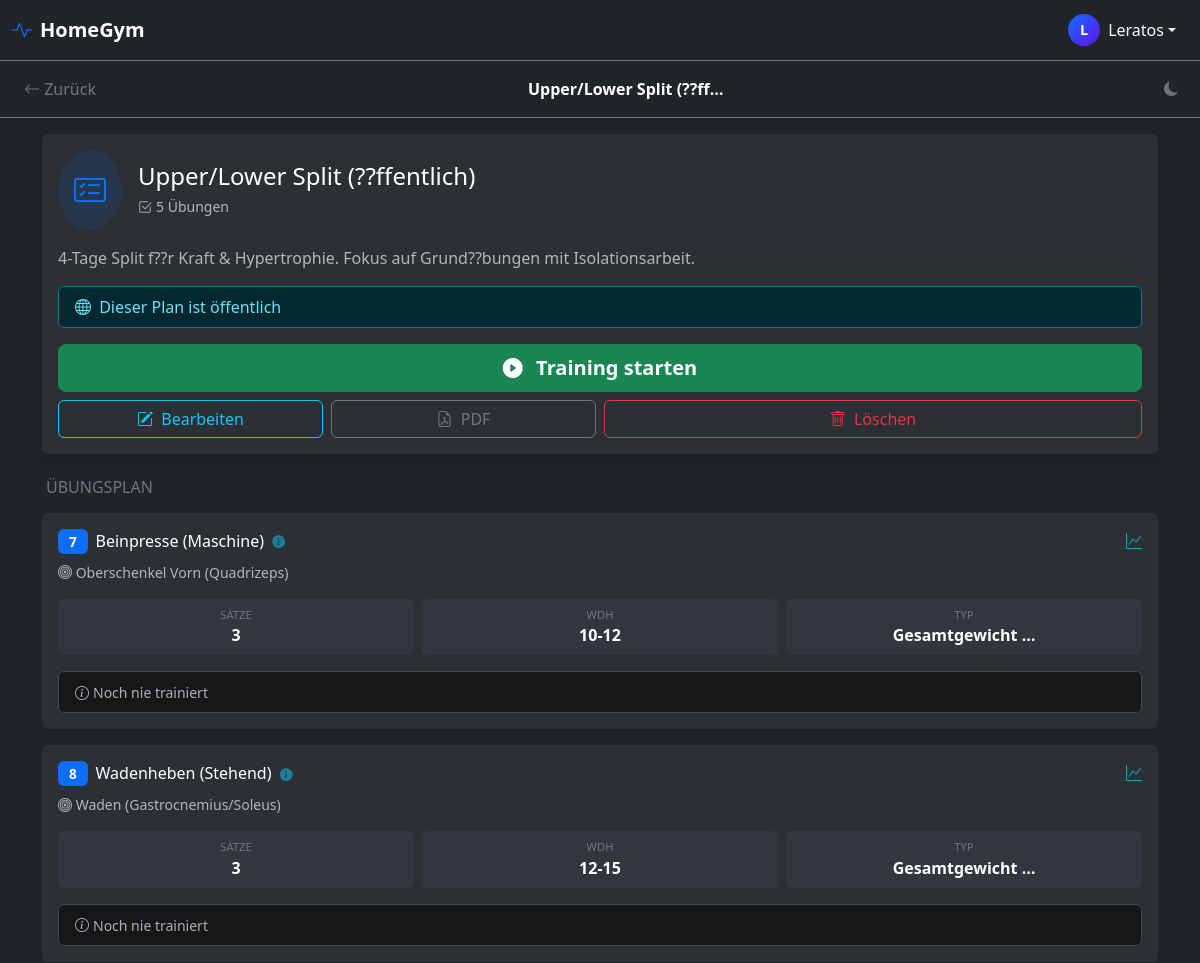
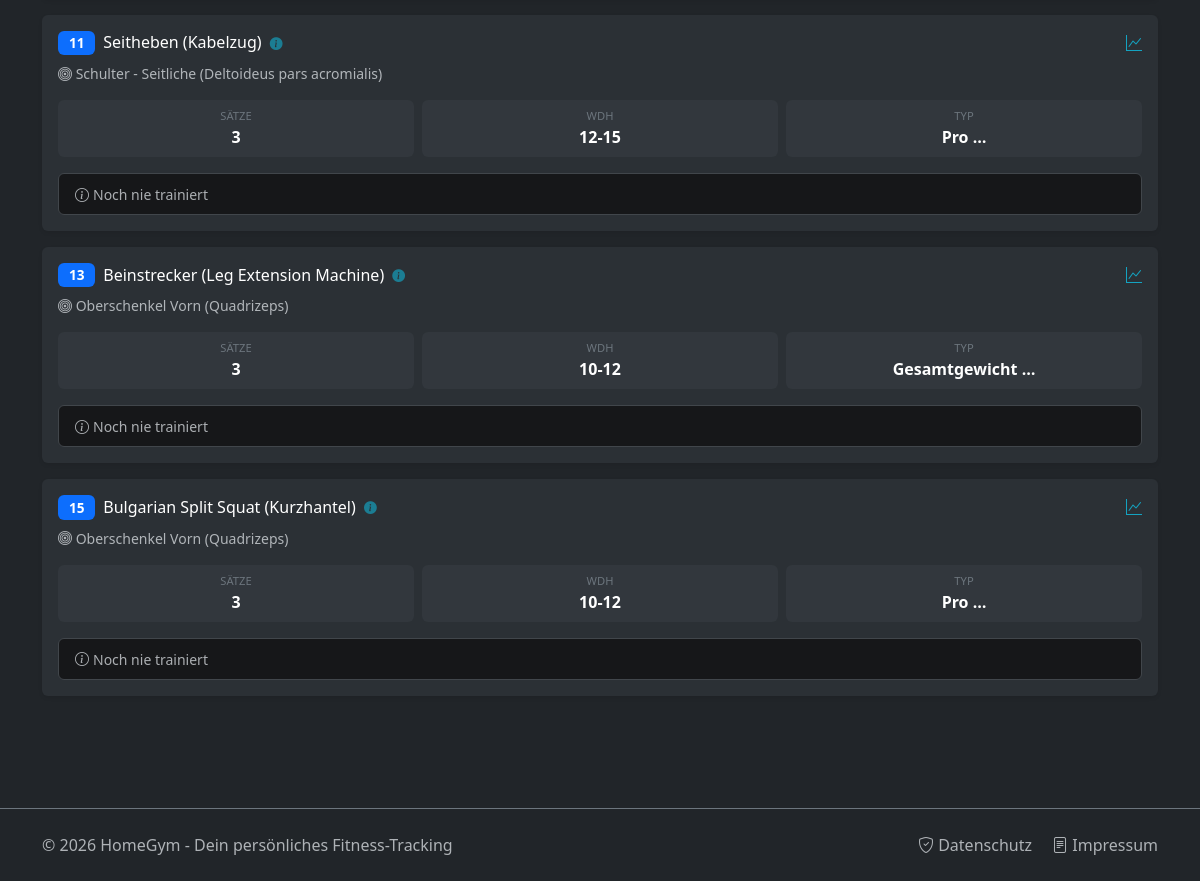
The page /plan/33/ (signed in) on the database its author committed (2 pictures, top to bottom).
### core/models.py (models this page shows, shortened)
class Plan(models.Model):
    user = models.ForeignKey(User, on_delete=models.CASCADE, related_name="plaene", null=True)
    name = models.CharField(max_length=100, verbose_name="Name des Plans")
    beschreibung = models.TextField(blank=True, verbose_name="Beschreibung")
    is_public = models.BooleanField(default=False, verbose_name="Öffentlich")
    erstellt_am = models.DateTimeField(auto_now_add=True)
    class Meta:
        verbose_name = "Trainingsplan"
        verbose_name_plural = "Trainingspläne"

class PlanUebung(models.Model):
    plan = models.ForeignKey(Plan, on_delete=models.CASCADE, related_name="uebungen")
    uebung = models.ForeignKey(Uebung, on_delete=models.CASCADE, verbose_name="Übung")
    reihenfolge = models.PositiveIntegerField(default=1, verbose_name="Reihenfolge")
    trainingstag = models.CharField(max_length=100, blank=True, verbose_name="Trainingstag/Session")
    saetze_ziel = models.PositiveIntegerField(default=3, verbose_name="Geplante Sätze")
    wiederholungen_ziel = models.CharField(max_length=50, blank=True, verbose_name="Ziel-Wdh (z.B. 8-12)")
    pausenzeit = models.PositiveIntegerField(
        default=120,
        verbose_name="Pausenzeit (Sekunden)",
        help_text="Empfohlene Pause zwischen Sätzen (60-300s)"
    )
    superset_gruppe = models.PositiveIntegerField(
        default=0,
        verbose_name="Superset-Gruppe",
        help_text="0 = keine Gruppe, 1-9 = Gruppennummer für Supersätze"
    )
    class Meta:
        verbose_name = "Plan-Übung"
        verbose_name_plural = "Plan-Übungen"
        ordering = ['reihenfolge']

class Uebung(models.Model):
    bezeichnung = models.CharField(max_length=100, unique=True, verbose_name="Name der Übung")
    muskelgruppe = models.CharField(max_length=50, choices=MUSKELGRUPPEN, verbose_name="Hauptmuskel")
    hilfsmuskeln = models.JSONField(default=list, blank=True, verbose_name="Hilfsmuskelgruppen")
    gewichts_typ = models.CharField(max_length=20, choices=GEWICHTS_TYP, default='GESAMT', verbose_name="Gewichtsart")
    bewegungstyp = models.CharField(max_length=20, choices=BEWEGUNGS_TYP, default='ISOLATION', verbose_name="Bewegungsmuster")
    equipment = models.ManyToManyField(Equipment, related_name="uebungen", blank=True, verbose_name="Benötigtes Equipment")
    beschreibung = models.TextField(blank=True, verbose_name="Anleitung / Notizen")
    bild = models.ImageField(upload_to='uebungen_bilder/', blank=True, null=True, verbose_name="Foto/Grafik")
    video_link = models.URLField(blank=True, null=True, verbose_name="YouTube Link")
    favoriten = models.ManyToManyField(User, related_name="favoriten_uebungen", blank=True)
    erstellt_am = models.DateTimeField(auto_now_add=True)
    class Meta:
        verbose_name = "Übung"
        verbose_name_plural = "Übungen"
        ordering = ['bezeichnung']

### core/views.py (the view)
# urls.py: path('plan/<int:plan_id>/', views.plan_details, name='plan_details'),
def plan_details(request, plan_id):
    from django.db.models import Q
    plan = get_object_or_404(Plan, Q(user=request.user) | Q(is_public=True), id=plan_id)
    is_owner = plan.user == request.user
    plan_uebungen = plan.uebungen.all().order_by('reihenfolge')
    uebungen_mit_historie = []
    for plan_uebung in plan_uebungen:
        letzter_satz = Satz.objects.filter(
            uebung=plan_uebung.uebung,
            ist_aufwaermsatz=False
        ).order_by('-einheit__datum').first()
        uebungen_mit_historie.append({
            'plan_uebung': plan_uebung,
            'letztes_gewicht': letzter_satz.gewicht if letzter_satz else None,
            'letzte_wdh': letzter_satz.wiederholungen if letzter_satz else None,
        })
    context = {
        'plan': plan,
        'uebungen_mit_historie': uebungen_mit_historie,
        'is_owner': is_owner,
    }
    return render(request, 'core/plan_details.html', context)

### core/context_processors.py (called while the page is built)
def global_context(request):
    return {
        'current_year': datetime.now().year,
    }

### core/templates/core/plan_details.html (shortened to what this page needs)
{% load static %}
<!doctype html>
<html lang="de" data-bs-theme="dark" id="htmlRoot">
  <head>
    <link href="https://cdn.jsdelivr.net/npm/bootstrap@5.3.3/dist/css/bootstrap.min.css" rel="stylesheet">
    <link rel="stylesheet" href="https://cdn.jsdelivr.net/npm/bootstrap-icons@1.11.3/font/bootstrap-icons.min.css">
    <link rel="stylesheet" href="{% static 'core/css/theme-styles.css' %}">
    <link rel="stylesheet" href="{% static 'core/css/offline-manager.css' %}">
  </head>
  <body>
    {% include 'core/includes/global_header.html' %}
    <nav class="navbar navbar-dark bg-dark border-bottom border-secondary">
      <div class="container-fluid">
        <a class="btn btn-outline-secondary border-0" href="{% url 'training_select_plan' %}">
            <i class="bi bi-arrow-left"></i> Zurück
        </a>
        <span class="navbar-text text-white fw-bold text-truncate" style="max-width: 200px;">
            {{ plan.name }}
        </span>
        <div style="width: 40px;">            <button onclick="toggleTheme()" class="btn btn-sm btn-outline-secondary border-0 ms-2" title="Theme wechseln">
              <i class="bi bi-moon-fill" id="themeIcon"></i>
            </button>
</div>
      </div>
    </nav>
    <div class="container pb-5 pt-3">
        <div class="card card-stat border-primary mb-4 shadow">
            <div class="card-body">
                <div class="d-flex align-items-center mb-3">
                    <div class="bg-primary bg-opacity-10 rounded-circle p-3 me-3">
                        <i class="bi bi-card-checklist fs-2 text-primary"></i>
                    </div>
                    <div>
                        <h4 class="mb-1">{{ plan.name }}</h4>
                        <small class="text-muted">
                            <i class="bi bi-check2-square me-1"></i>{{ uebungen_mit_historie|length }} Übungen
                        </small>
                    </div>
                </div>
                {% if plan.beschreibung %}
                <pre class="text-muted mb-3" style="white-space: pre-wrap; font-family: inherit; font-size: inherit; background: transparent; border: none; padding: 0; margin-bottom: 1rem;">{{ plan.beschreibung }}</pre>
                {% endif %}
                {% if plan.is_public %}
                <div class="alert alert-info mb-3 py-2">
                    <i class="bi bi-globe me-1"></i> Dieser Plan ist öffentlich
                </div>
                {% endif %}
                <div class="d-grid gap-2">
                    {% if is_owner %}
                        <a href="{% url 'training_start_plan' plan.id %}" class="btn btn-success btn-lg fw-bold">
                            <i class="bi bi-play-circle-fill me-2"></i> Training starten
                        </a>
                        <div class="row g-2">
                            <div class="col-6 col-md-3">
                                <a href="{% url 'edit_plan' plan.id %}" class="btn btn-outline-info w-100">
                                    <i class="bi bi-pencil-square me-1"></i> Bearbeiten
                                </a>
                            </div>
                            <div class="col-6 col-md-3">
                                <a href="{% url 'export_plan_pdf' plan.id %}" class="btn btn-outline-secondary w-100" target="_blank">
                                    <i class="bi bi-file-earmark-pdf me-1"></i> PDF
                                </a>
                            </div>
                            <div class="col-12 col-md-6">
                                <button class="btn btn-outline-danger w-100" data-bs-toggle="modal" data-bs-target="#deletePlanModal">
                                    <i class="bi bi-trash me-1"></i> Löschen
                                </button>
                            </div>
                        </div>
                    {% endif %}
                </div>
            </div>
        </div>
        <h6 class="text-secondary mb-3 ps-1 text-uppercase">Übungsplan</h6>
        {% for item in uebungen_mit_historie %}
        <div class="card card-stat border-secondary mb-3 shadow-sm {% if item.plan_uebung.superset_gruppe > 0 %}superset-group-{{ item.plan_uebung.superset_gruppe }}{% endif %}">
            <div class="card-body">
                <div class="d-flex justify-content-between align-items-start mb-2">
                    <div class="d-flex align-items-center">
                        <span class="badge bg-primary me-2">{{ item.plan_uebung.reihenfolge }}</span>
                        <h6 class="mb-0 text-white">
                            <a href="#" class="text-decoration-none text-white exercise-link"
                               data-exercise-id="{{ item.plan_uebung.uebung.id }}"
                               title="Übungsdetails anzeigen">
                                {{ item.plan_uebung.uebung.bezeichnung }}
                                <i class="bi bi-info-circle-fill text-info opacity-50 ms-1"></i>
                            </a>
                        </h6>
                    </div>
                    <a href="{% url 'exercise_stats' item.plan_uebung.uebung.id %}"
                       class="text-info text-decoration-none opacity-75">
                        <i class="bi bi-graph-up"></i>
                    </a>
                </div>
                <small class="text-muted d-block mb-3">
                    <i class="bi bi-bullseye"></i> {{ item.plan_uebung.uebung.get_muskelgruppe_display }}
                </small>
                <div class="row g-2 mb-3">
                    <div class="col-4">
                        <div class="bg-secondary bg-opacity-10 rounded p-2 text-center">
                            <small class="text-secondary d-block" style="font-size: 0.7rem;">SÄTZE</small>
                            <strong class="text-white">{{ item.plan_uebung.saetze_ziel }}</strong>
                        </div>
                    </div>
                    <div class="col-4">
                        <div class="bg-secondary bg-opacity-10 rounded p-2 text-center">
                            <small class="text-secondary d-block" style="font-size: 0.7rem;">WDH</small>
                            <strong class="text-white">{{ item.plan_uebung.wiederholungen_ziel|default:"--" }}</strong>
                        </div>
                    </div>
                    <div class="col-4">
                        <div class="bg-secondary bg-opacity-10 rounded p-2 text-center">
                            <small class="text-secondary d-block" style="font-size: 0.7rem;">TYP</small>
                            <strong class="text-white">{{ item.plan_uebung.uebung.get_gewichts_typ_display|truncatewords:1 }}</strong>
                        </div>
                    </div>
                </div>
                {% if item.letztes_gewicht %}
                <div class="alert alert-dark border-secondary mb-0 py-2 px-3">
                    <small class="text-muted">
                        <i class="bi bi-clock-history me-1"></i>Letztes Mal:
                        <strong class="text-success">{{ item.letztes_gewicht }} kg</strong> ×
                        <strong class="text-info">{{ item.letzte_wdh }}</strong> Wdh
                    </small>
                </div>
                {% else %}
                <div class="alert alert-secondary mb-0 py-2 px-3">
                    <small class="text-muted">
                        <i class="bi bi-info-circle me-1"></i>Noch nie trainiert
                    </small>
                </div>
                {% endif %}
            </div>
        </div>
        {% endfor %}
    </div>
    {% include 'core/includes/global_footer.html' %}
  </body>
</html>

### core/templates/core/includes/global_header.html (shortened to what this page needs)
<nav class="navbar navbar-dark bg-dark border-bottom border-secondary sticky-top">
    <div class="container-fluid">
        <a class="navbar-brand fw-bold d-flex align-items-center" href="{% url 'dashboard' %}">
            <i class="bi bi-activity text-primary me-2"></i>
            <span class="d-none d-sm-inline">HomeGym</span>
        </a>
        <div class="dropdown">
            <button class="btn btn-dark dropdown-toggle d-flex align-items-center border-0"
                    type="button"
                    id="userDropdown"
                    data-bs-toggle="dropdown"
                    aria-expanded="false">
                <div class="user-avatar me-2">
                    {{ user.username|slice:":1"|upper }}
                </div>
                <span class="d-none d-md-inline text-light">{{ user.username }}</span>
            </button>
        </div>
    </div>
</nav>

### core/static/core/css/theme-styles.css (style rules this page uses)
.card-stat { border: none; }
[data-bs-theme="dark"] .card-stat { background-color: #2b3035; color: #fff; }
[data-bs-theme="dark"] .card { background-color: #2b3035; color: #fff; }

### core/templates/core/includes/global_header.html (style rules this page uses)
.user-avatar { width: 32px; height: 32px; background: linear-gradient(135deg, #0d6efd, #6610f2); border-radius: 50%; display: flex; align-items: center; justify-content: center; font-weight: bold; font-size: 0.9rem; color: white; }

### core/templates/core/exercise_info_modal.html (style rules this page uses)
.exercise-link { cursor: pointer; color: #0d6efd; text-decoration: none; transition: all 0.2s; }
.exercise-link i { font-size: 0.8em; opacity: 0.6; margin-left: 0.25rem; }
.badge { font-size: 0.85rem; padding: 0.4em 0.8em; }

### rows shown on the page
Plan: name "Upper/Lower Split (??ff…", name "Upper/Lower Split (??ffentlich)", beschreibung "4-Tage Split f??r Kraft & Hypertrophie. Fokus auf Grund??bungen mit Isolationsarbeit."
PlanUebung: plan_uebung.reihenfolge "7", plan_uebung.uebung.bezeichnung "Beinpresse (Maschine)", plan_uebung.uebung.muskelgruppe "Oberschenkel Vorn (Quadrizeps)", plan_uebung.saetze_ziel "3", plan_uebung.wiederholungen_ziel "10-12", plan_uebung.uebung.gewichts_typ "Gesamtgewicht …"
PlanUebung: plan_uebung.reihenfolge "8", plan_uebung.uebung.bezeichnung "Wadenheben (Stehend)", plan_uebung.uebung.muskelgruppe "Waden (Gastrocnemius/Soleus)", plan_uebung.saetze_ziel "3", plan_uebung.wiederholungen_ziel "12-15", plan_uebung.uebung.gewichts_typ "Gesamtgewicht …"
PlanUebung: plan_uebung.reihenfolge "11", plan_uebung.uebung.bezeichnung "Seitheben (Kabelzug)", plan_uebung.uebung.muskelgruppe "Schulter - Seitliche (Deltoideus pars acromialis)", plan_uebung.saetze_ziel "3", plan_uebung.wiederholungen_ziel "12-15", plan_uebung.uebung.gewichts_typ "Pro …"
PlanUebung: plan_uebung.reihenfolge "13", plan_uebung.uebung.bezeichnung "Beinstrecker (Leg Extension Machine)", plan_uebung.uebung.muskelgruppe "Oberschenkel Vorn (Quadrizeps)", plan_uebung.saetze_ziel "3", plan_uebung.wiederholungen_ziel "10-12", plan_uebung.uebung.gewichts_typ "Gesamtgewicht …"
PlanUebung: plan_uebung.reihenfolge "15", plan_uebung.uebung.bezeichnung "Bulgarian Split Squat (Kurzhantel)", plan_uebung.uebung.muskelgruppe "Oberschenkel Vorn (Quadrizeps)", plan_uebung.saetze_ziel "3", plan_uebung.wiederholungen_ziel "10-12", plan_uebung.uebung.gewichts_typ "Pro …"

### other values the page prints
{{ user.username|slice:":1"|upper }} "L"
{{ user.username }} "Leratos"
{{ uebungen_mit_historie|length }} "5"
